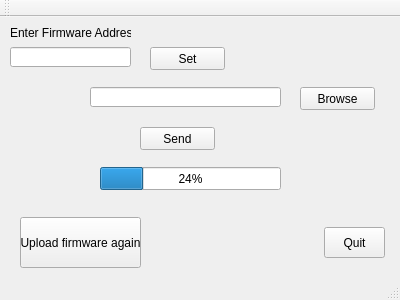
<?xml version="1.0" encoding="UTF-8"?>
<ui version="4.0">
 <class>MainWindow</class>
 <widget class="QMainWindow" name="MainWindow">
  <property name="geometry">
   <rect>
    <x>0</x>
    <y>0</y>
    <width>400</width>
    <height>300</height>
   </rect>
  </property>
  <property name="windowTitle">
   <string>MainWindow</string>
  </property>
  <widget class="QWidget" name="centralWidget">
   <widget class="QPushButton" name="pushButton_browse">
    <property name="geometry">
     <rect>
      <x>300</x>
      <y>70</y>
      <width>75</width>
      <height>23</height>
     </rect>
    </property>
    <property name="text">
     <string>Browse</string>
    </property>
   </widget>
   <widget class="QProgressBar" name="progressBar">
    <property name="geometry">
     <rect>
      <x>100</x>
      <y>150</y>
      <width>181</width>
      <height>23</height>
     </rect>
    </property>
    <property name="value">
     <number>24</number>
    </property>
   </widget>
   <widget class="QPushButton" name="pushButton_send">
    <property name="geometry">
     <rect>
      <x>140</x>
      <y>110</y>
      <width>75</width>
      <height>23</height>
     </rect>
    </property>
    <property name="text">
     <string>Send</string>
    </property>
   </widget>
   <widget class="QLineEdit" name="lineEdit">
    <property name="geometry">
     <rect>
      <x>90</x>
      <y>70</y>
      <width>191</width>
      <height>20</height>
     </rect>
    </property>
   </widget>
   <widget class="QPushButton" name="pushButton_quit">
    <property name="geometry">
     <rect>
      <x>324</x>
      <y>210</y>
      <width>61</width>
      <height>31</height>
     </rect>
    </property>
    <property name="text">
     <string>Quit</string>
    </property>
   </widget>
   <widget class="QPushButton" name="pushButton">
    <property name="geometry">
     <rect>
      <x>20</x>
      <y>200</y>
      <width>121</width>
      <height>51</height>
     </rect>
    </property>
    <property name="text">
     <string>Upload firmware again</string>
    </property>
   </widget>
   <widget class="QLineEdit" name="lineEdit_2">
    <property name="geometry">
     <rect>
      <x>10</x>
      <y>30</y>
      <width>121</width>
      <height>20</height>
     </rect>
    </property>
    <property name="text">
     <string/>
    </property>
   </widget>
   <widget class="QLabel" name="label">
    <property name="geometry">
     <rect>
      <x>10</x>
      <y>5</y>
      <width>121</width>
      <height>21</height>
     </rect>
    </property>
    <property name="text">
     <string>Enter Firmware Address</string>
    </property>
   </widget>
   <widget class="QPushButton" name="pushButton_2">
    <property name="geometry">
     <rect>
      <x>150</x>
      <y>30</y>
      <width>75</width>
      <height>23</height>
     </rect>
    </property>
    <property name="text">
     <string>Set</string>
    </property>
   </widget>
  </widget>
  <widget class="QMenuBar" name="menuBar">
   <property name="geometry">
    <rect>
     <x>0</x>
     <y>0</y>
     <width>400</width>
     <height>21</height>
    </rect>
   </property>
  </widget>
  <widget class="QToolBar" name="mainToolBar">
   <attribute name="toolBarArea">
    <enum>TopToolBarArea</enum>
   </attribute>
   <attribute name="toolBarBreak">
    <bool>false</bool>
   </attribute>
  </widget>
  <widget class="QStatusBar" name="statusBar"/>
 </widget>
 <layoutdefault spacing="6" margin="11"/>
 <resources/>
 <connections/>
</ui>
